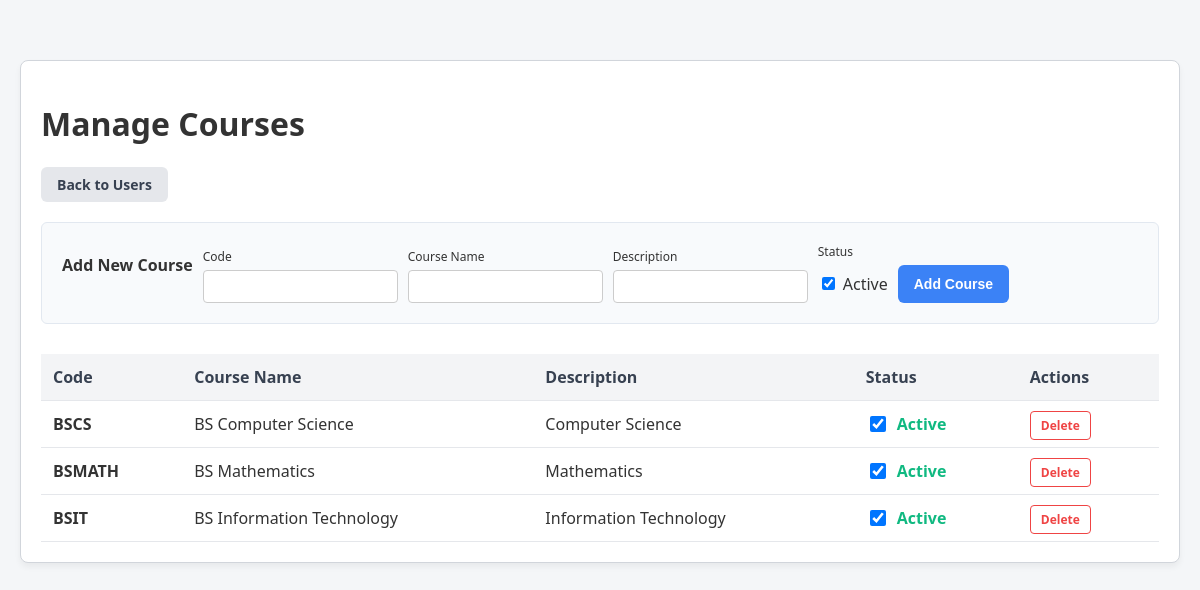
Page /course_list.php on the committed database.
### tables this page shows
CREATE TABLE IF NOT EXISTS course (
    course_ID INT AUTO_INCREMENT PRIMARY KEY,
    name VARCHAR(100) NOT NULL,
    description VARCHAR(255) NOT NULL,
    course_code VARCHAR(50) NOT NULL UNIQUE,
    status ENUM('on', 'off') DEFAULT 'on',
    date_created DATE DEFAULT (CURRENT_DATE)
);

### course_list.php (the view, shortened to what this page needs)
<?php
require 'config/config.php';
$result = mysqli_query($mysqli, "SELECT * FROM course ORDER BY course_ID DESC");
?>
<!DOCTYPE html>
<html lang="en">
<head>
    <link rel="stylesheet" href="style.css">
</head>
<body>
    <div class="dashboard-container">
        <h1>Manage Courses</h1>
        <div style="margin-bottom: 20px; display: flex; justify-content: space-between; align-items: center;">
            <a href="index.php" class="btn btn-secondary">Back to Users</a>
        </div>
        <div class="filter-box" style="background: #f8fafc; padding: 20px; border-radius: 6px; border: 1px solid #e2e8f0; margin-bottom: 30px;">
            <h3 style="margin-top: 0; margin-bottom: 15px; font-size: 16px;">Add New Course</h3>
            <form action="course_list.php" method="post" style="display: flex; gap: 10px; align-items: flex-end; flex-wrap: wrap;">
                <div>
                    <label style="display: block; font-size: 12px; margin-bottom: 5px;">Code</label>
                    <input type="text" name="course_code" required style="padding: 8px; border: 1px solid #ccc; border-radius: 4px;">
                </div>
                <div>
                    <label style="display: block; font-size: 12px; margin-bottom: 5px;">Course Name</label>
                    <input type="text" name="name" required style="padding: 8px; border: 1px solid #ccc; border-radius: 4px;">
                </div>
                <div>
                    <label style="display: block; font-size: 12px; margin-bottom: 5px;">Description</label>
                    <input type="text" name="description" required style="padding: 8px; border: 1px solid #ccc; border-radius: 4px;">
                </div>
                <div>
                    <label style="display: block; font-size: 12px; margin-bottom: 5px;">Status</label>
                    <label style="display: flex; align-items: center; gap: 5px; padding: 8px 0; cursor: pointer;">
                        <input type="checkbox" name="status" value="on" checked> Active
                    </label>
                </div>
                <button type="submit" class="btn btn-primary" style="height: 38px;">Add Course</button>
            </form>
        </div>
        <table>
            <thead>
                <tr>
                    <th>Code</th>
                    <th>Course Name</th>
                    <th>Description</th>
                    <th>Status</th>
                    <th>Actions</th>
                </tr>
            </thead>
            <tbody>
                <?php if (mysqli_num_rows($result) > 0): ?>
                    <?php while ($row = mysqli_fetch_assoc($result)): ?>
                        <tr>
                            <td><strong><?= htmlspecialchars($row['course_code']) ?></strong></td>
                            <td><?= htmlspecialchars($row['name']) ?></td>
                            <td><?= htmlspecialchars($row['description']) ?></td>
                            <td>
                                <label style="display: flex; align-items: center; gap: 8px; cursor: pointer;">
                                    <input type="checkbox"
                                        <?= $row['status'] == 'on' ? 'checked' : '' ?>
                                        onclick="window.location.href='course_list.php?toggle=<?= $row['course_ID'] ?>'"
                                        style="width: 16px; height: 16px; cursor: pointer;">
                                    <span style="color: <?= $row['status'] == 'on' ? '#10b981' : '#ef4444' ?>; font-weight: bold;">
                                        <?= $row['status'] == 'on' ? 'Active' : 'Inactive' ?>
                                    </span>
                                </label>
                            </td>
                            <td style="white-space: nowrap;">
                                <a href="course_list.php?delete=<?= $row['course_ID'] ?>" class="action-btn action-delete" onclick="return confirm('Delete this course? Users enrolled in it will lose their connection.');" style="padding: 5px 10px; font-size: 12px;">Delete</a>
                            </td>
                        </tr>
                    <?php endwhile; ?>
                <?php else: ?>
                    <tr>
                        <td colspan="5" style="text-align: center;">No courses found. Add one above!</td>
                    </tr>
                <?php endif; ?>
            </tbody>
        </table>
    </div>
</body>
</html>

### style.css (style rules this page uses)
body { font-family: "Segoe UI", Tahoma, Geneva, Verdana, sans-serif; padding: 20px; background-color: #f4f6f8; color: #333; margin: 0; }
.btn { padding: 8px 16px; border-radius: 6px; font-weight: 600; cursor: pointer; border: none; text-decoration: none; display: inline-block; font-size: 14px; }
.btn-primary { background: #3b82f6; color: white; }
.btn-secondary { background: #e5e7eb; color: #374151; }
.dashboard-container { width: 100%; max-width: 1200px; margin: 40px auto; background: #fff; padding: 20px; box-sizing: border-box; border-radius: 8px; border: 1px solid #d1d5db; box-shadow: 0 4px 6px rgba(0, 0, 0, 0.05); }
.filter-box { background: #f9fafb; padding: 15px; border: 1px solid #e5e7eb; border-radius: 6px; margin-bottom: 20px; display: flex; gap: 10px; flex-wrap: wrap; align-items: center; }
.filter-box input, .filter-box select { padding: 8px; border: 1px solid #d1d5db; border-radius: 4px; }
table { width: 100%; border-collapse: collapse; }
th, td { padding: 12px; text-align: left; border-bottom: 1px solid #e5e7eb; }
th { background-color: #f3f4f6; font-weight: 600; color: #374151; }
.action-btn { padding: 5px 10px; border-radius: 4px; text-decoration: none; font-size: 12px; font-weight: 600; margin-right: 5px; }
.action-delete { background: transparent; color: #ef4444; border: 1px solid #ef4444; }
table { width: 100%; min-width: 800px; table-layout: auto; }
td, th { word-wrap: break-word; overflow-wrap: break-word; max-width: 200px; }
td:last-child { white-space: nowrap; }

### rows in the picture
course: course_code "BSCS", name "BS Computer Science", description "Computer Science", status "☑", shows "Active"
course: course_code "BSMATH", name "BS Mathematics", description "Mathematics", status "☑", shows "Active"
course: course_code "BSIT", name "BS Information Technology", description "Information Technology", status "☑", shows "Active"
